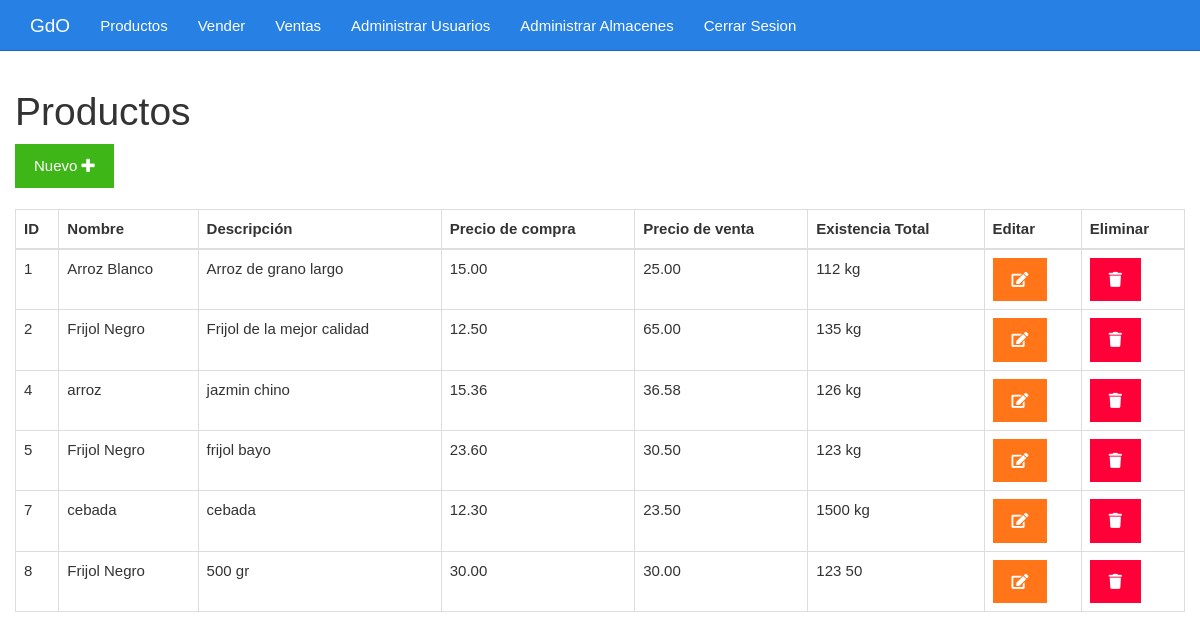
Screenshot of /admin/listar.php with the database file from the repository.
### tables this page shows
CREATE TABLE `productos` (
  `id` int NOT NULL,
  `nombre` varchar(255) NOT NULL,
  `descripcion` text,
  `precio_compra` decimal(10,2) NOT NULL,
  `precio_venta` decimal(10,2) NOT NULL,
  `stock` int ,
  `unidad_medida` varchar(50) NOT NULL
);

### admin/listar.php (the view, shortened to what this page needs)
<?php include_once "./diseño/encabezado.php" ?>
<?php
include_once "../base/conexion.php";
$sentencia = $conexion->query("SELECT
    p.id,
    p.nombre,
    p.descripcion,
    p.precio_compra,
    p.precio_venta,
    p.unidad_medida,
    SUM(sa.stock) AS total_stock
FROM
    productos p
LEFT JOIN
    stock_almacen sa ON p.id = sa.producto_id
GROUP BY
    p.id, p.nombre, p.descripcion, p.precio_compra, p.precio_venta, p.unidad_medida;");
$productos = $sentencia->fetchAll(PDO::FETCH_OBJ);
?>
<div class="col-xs-12">
    <h1>Productos</h1>
    <div>
        <a class="btn btn-success" id= "nuevo" href="./formulario.php">Nuevo <i class="fa fa-plus"></i></a>
    </div>
    <br>
    <table class="table table-bordered">
        <thead>
            <tr>
                <th>ID</th>
                <th>Nombre</th>
                <th>Descripción</th>
                <th>Precio de compra</th>
                <th>Precio de venta</th>
                <th>Existencia Total</th>
                <th>Editar</th>
                <th>Eliminar</th>
            </tr>
        </thead>
        <tbody>
            <?php foreach ($productos as $producto) { ?>
                <tr <?php if ($producto->total_stock < 100) {
                        echo 'class="table-danger"';
                    } ?>>
                    <td><?php echo $producto->id ?></td>
                    <td><?php echo $producto->nombre ?></td>
                    <td><?php echo $producto->descripcion ?></td>
                    <td><?php echo $producto->precio_compra ?></td>
                    <td><?php echo $producto->precio_venta ?></td>
                    <td><?php echo $producto->total_stock . " " . $producto->unidad_medida ?></td>
                    <td><a class="btn btn-warning" href="<?php echo "./editar.php?id=" . $producto->id ?>"><i class="fa fa-edit"></i></a></td>
                    <td><a class="btn btn-danger" href="<?php echo "./eliminar.php?id=" . $producto->id ?>"><i class="fa fa-trash"></i></a></td>
                </tr>
            <?php } ?>
        </tbody>
    </table>
</div>
<?php include_once "./diseño/pie.php" ?>

### admin/diseño/css/estilo.css (style rules this page uses)
body { padding-top: 70px; }

### rows the page displays
productos: id "1", nombre "Arroz Blanco", descripcion "Arroz de grano largo", precio_compra "15.00", precio_venta "25.00", total_stock "112", unidad_medida "kg"
productos: id "2", nombre "Frijol Negro", descripcion "Frijol de la mejor calidad", precio_compra "12.50", precio_venta "65.00", total_stock "135", unidad_medida "kg"
productos: id "4", nombre "arroz", descripcion "jazmin chino", precio_compra "15.36", precio_venta "36.58", total_stock "126", unidad_medida "kg"
productos: id "5", nombre "Frijol Negro", descripcion "frijol bayo", precio_compra "23.60", precio_venta "30.50", total_stock "123", unidad_medida "kg"
productos: id "7", nombre "cebada", descripcion "cebada", precio_compra "12.30", precio_venta "23.50", total_stock "1500", unidad_medida "kg"
productos: id "8", nombre "Frijol Negro", descripcion "500 gr", precio_compra "30.00", precio_venta "30.00", total_stock "123", unidad_medida "50"
